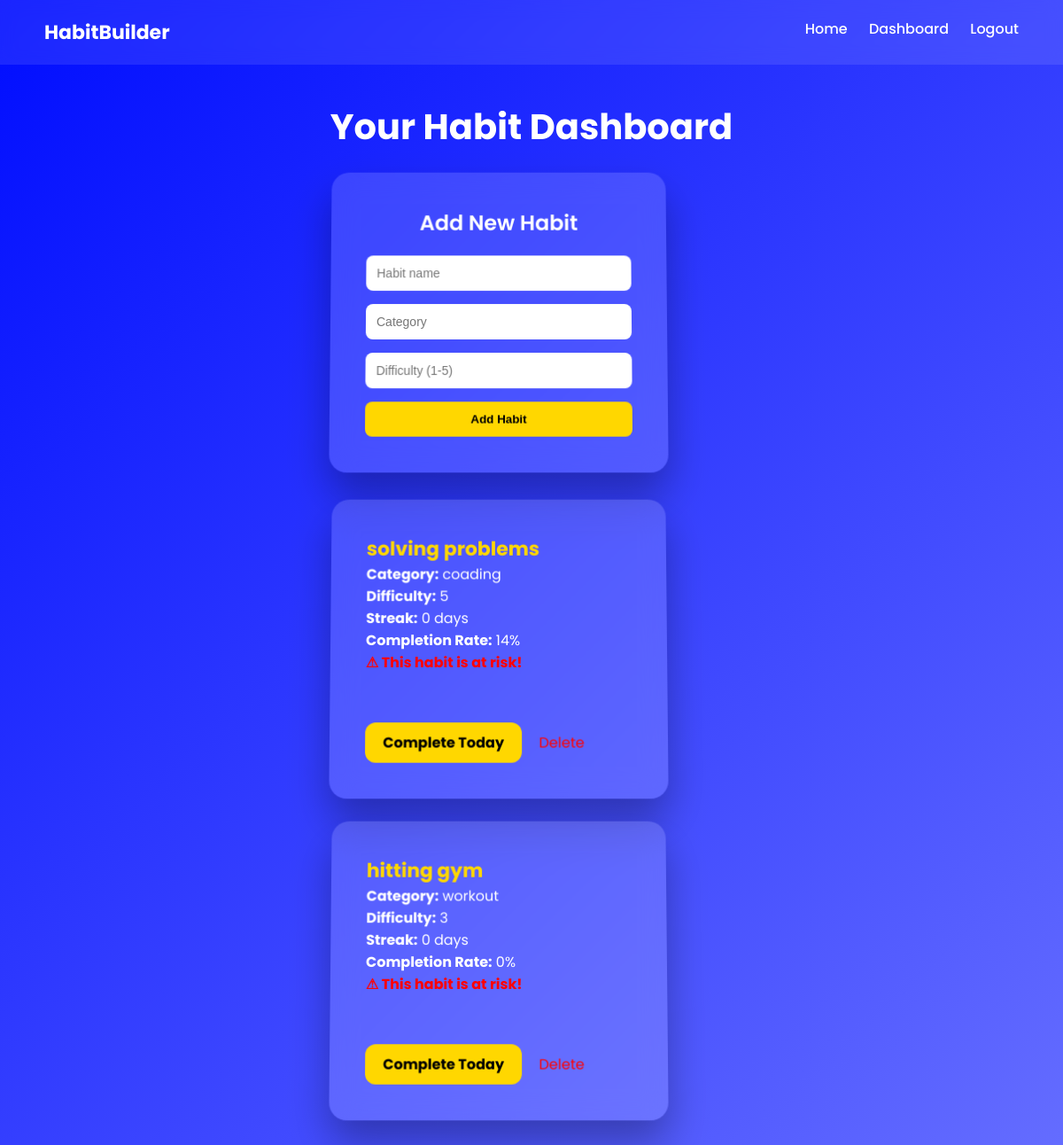
The app's page /dashboard (signed in) with its own data.
### tables this page shows
CREATE TABLE habits (
            id INTEGER PRIMARY KEY AUTOINCREMENT,
            user_id INTEGER,
            name TEXT,
            category TEXT,
            difficulty INTEGER
        );

### app.py (the view)
@app.route("/dashboard")
def dashboard():
    if "user_id" not in session:
        return redirect("/login")
    conn = get_db()
    habits = conn.execute("SELECT * FROM habits WHERE user_id = ?", (session["user_id"],)).fetchall()
    enriched_habits = []
    for habit in habits:
        habit_id = habit["id"]
        today = date.today()
        week_dates = [(today - timedelta(days=i)).isoformat() for i in range(6, -1, -1)]
        weekly_data = []
        for d in week_dates:
            log = conn.execute(
                "SELECT completed FROM logs WHERE habit_id = ? AND date = ?",
                (habit_id, d)
            ).fetchone()
            weekly_data.append(log["completed"] if log else 0)
        streak = 0
        for d in reversed(week_dates):
            log = conn.execute(
                "SELECT completed FROM logs WHERE habit_id = ? AND date = ?",
                (habit_id, d)
            ).fetchone()
            if log and log["completed"] == 1:
                streak += 1
            else:
                break
        completion_rate = int((sum(weekly_data) / 7) * 100)
        enriched_habits.append({
            "id": habit["id"],
            "name": habit["name"],
            "category": habit["category"],
            "difficulty": habit["difficulty"],
            "weekly_data": weekly_data,
            "streak": streak,
            "completion_rate": completion_rate,
            "risk": completion_rate < 40
        })
    conn.close()
    return render_template("dashboard.html", habits=enriched_habits)

### app.py (called while the page is built)
def get_db():
    conn = sqlite3.connect(DATABASE)
    conn.row_factory = sqlite3.Row
    return conn

### templates/dashboard.html
{% extends "layout.html" %}
{% block content %}
<div class="hero" style="text-align:center;">
    <h1 style="font-size:40px; margin-bottom:20px;">Your Habit Dashboard</h1>
    <div class="card" style="margin-bottom:30px;">
        <h2 style="margin-bottom:20px;">Add New Habit</h2>
        <form action="/add_habit" method="post">
            <input name="name" placeholder="Habit name" required>
            <input name="category" placeholder="Category">
            <input name="difficulty" type="number" min="1" max="5" placeholder="Difficulty (1-5)">
            <button type="submit">Add Habit</button>
        </form>
    </div>
    {% if habits %}
        {% for habit in habits %}
            <div class="card" style="margin-bottom:25px; text-align:left;">
                <h3 style="font-size:22px;">
                    <a href="/habit/{{ habit.id }}" class="habit-link">
                        {{ habit.name }}
                    </a>
                </h3>
                <p><strong>Category:</strong> {{ habit.category or "Not specified" }}</p>
                <p><strong>Difficulty:</strong> {{ habit.difficulty or "N/A" }}</p>
                <p><strong>Streak:</strong> {{ habit.streak or 0 }} days</p>
                <p><strong>Completion Rate:</strong> {{ habit.completion_rate or 0 }}%</p>
                {% if habit.risk %}
                    <p style="color:red; font-weight:bold;">
                        ⚠ This habit is at risk!
                    </p>
                {% endif %}
                <div style="margin-top:15px;">
                    <a href="/complete/{{ habit.id }}" class="big-button" style="padding:10px 20px; font-size:16px;">
                        Complete Today
                    </a>
                    <a href="/delete/{{ habit.id }}"
                       style="margin-left:15px; color:red; text-decoration:none;">
                        Delete
                    </a>
                </div>
            </div>
        {% endfor %}
    {% else %}
        <div class="card">
            <h3>No habits yet.</h3>
            <p>Start by adding your first habit above.</p>
        </div>
    {% endif %}
</div>
{% endblock %}

### static/styles.css (style rules this page uses)
* { margin: 0; padding: 0; box-sizing: border-box; }
body { font-family: 'Poppins', sans-serif; height: 100vh; background: linear-gradient(-45deg, #667eea, #764ba2, #6B73FF, #000DFF); background-size: 400% 400%; animation: gradientBG 12s ease infinite; display: flex; flex-direction: column; }
.card { background: rgba(255, 255, 255, 0.15); padding: 40px; width: 380px; border-radius: 20px; backdrop-filter: blur(15px); box-shadow: 0 25px 45px rgba(0,0,0,0.3); color: white; transform: perspective(1000px) rotateX(3deg); transition: 0.4s; }
.card h2 { text-align: center; margin-bottom: 25px; font-weight: 600; }
.card input { width: 100%; padding: 12px; margin-bottom: 15px; border: none; border-radius: 8px; outline: none; font-size: 14px; }
.card button { width: 100%; padding: 12px; border: none; border-radius: 8px; background: #ffd700; font-weight: 600; cursor: pointer; transition: 0.3s; }
.hero { text-align: center; color: white; max-width: 900px; padding: 40px; }
.hero h1 { font-size: 60px; font-weight: 700; margin-bottom: 30px; }
.big-button { display: inline-block; margin-top: 40px; padding: 20px 50px; font-size: 26px; font-weight: 700; background: #ffd700; color: black; border-radius: 12px; text-decoration: none; transition: 0.3s; }
.habit-link { color: #ffd700; text-decoration: none; }

### records on screen
habits: name "solving problems", category "coading", difficulty "5", streak "0", completion_rate "14"
habits: name "hitting gym", category "workout", difficulty "3", streak "0", completion_rate "0"
